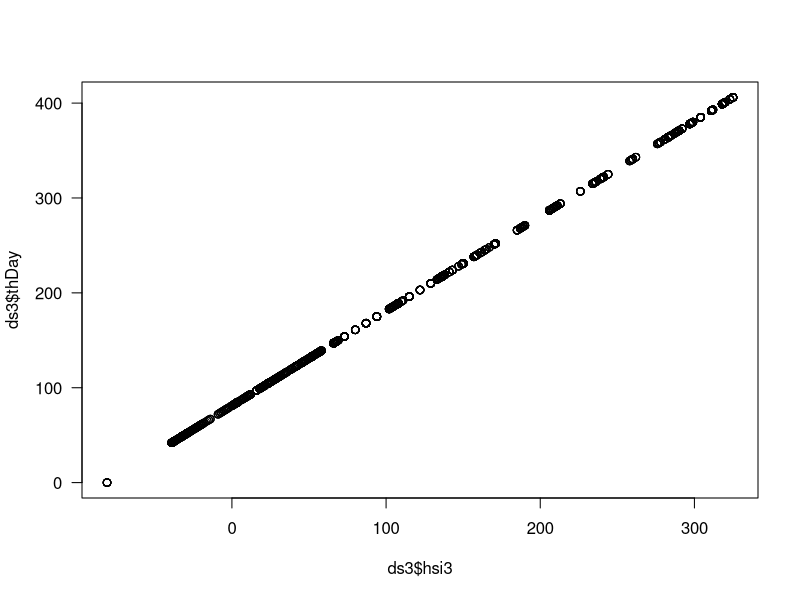
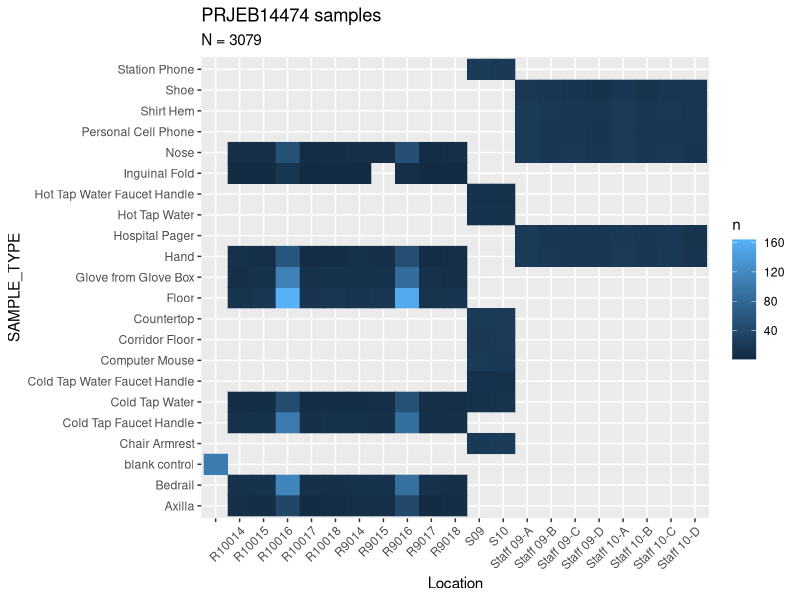
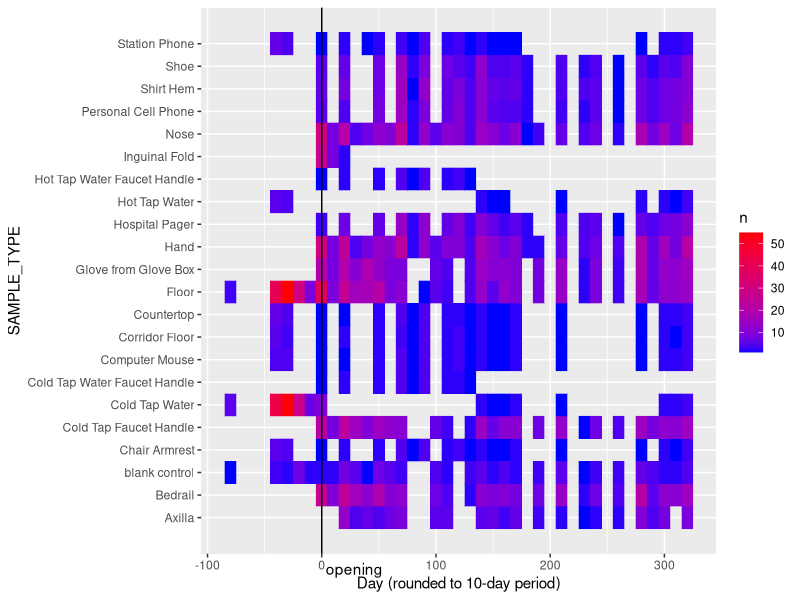
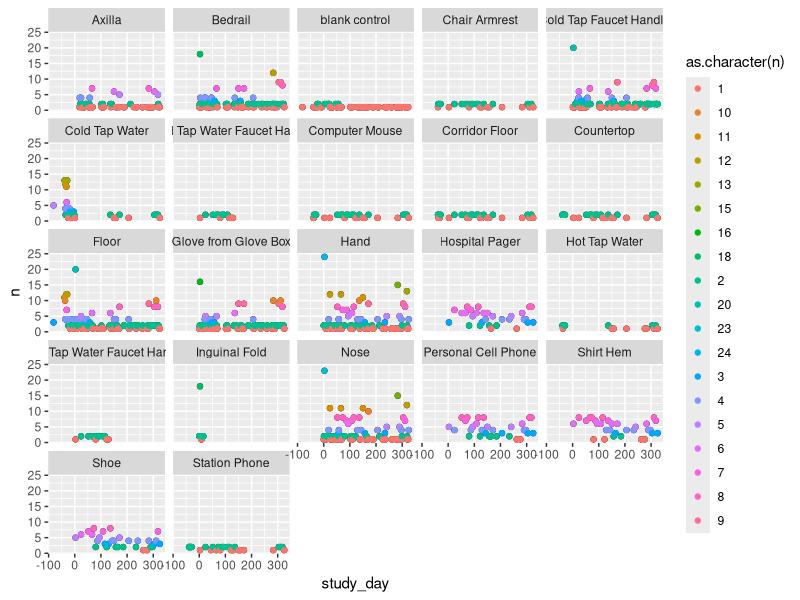
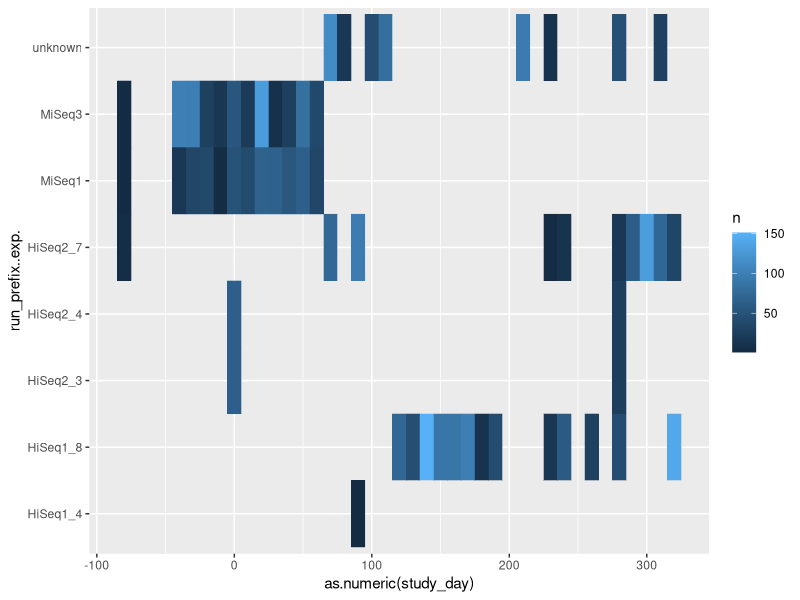
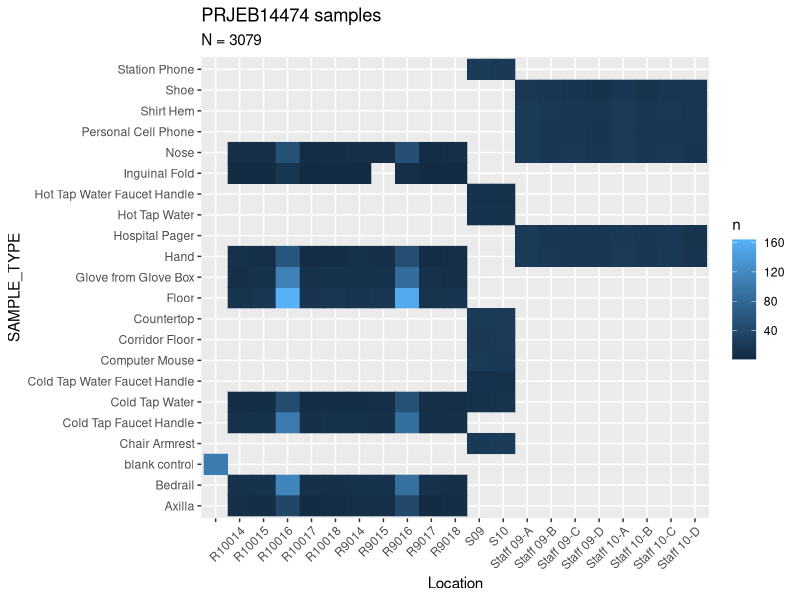
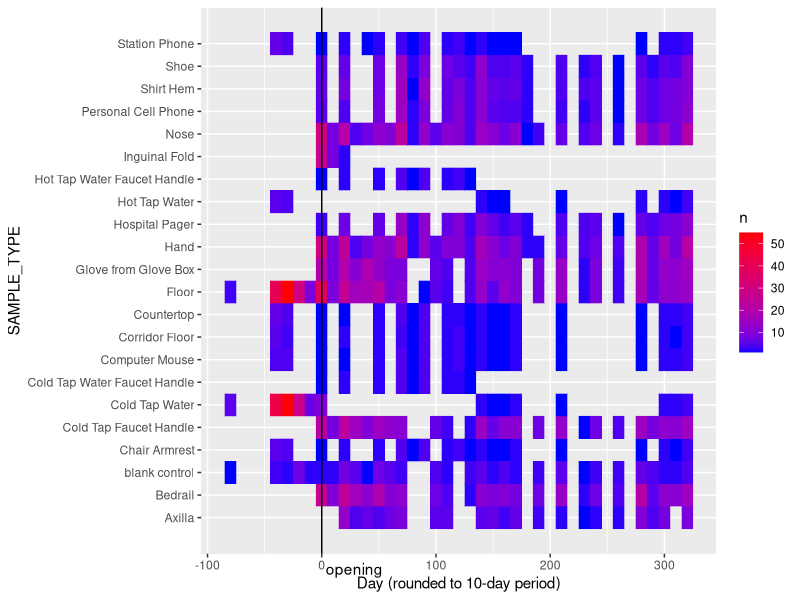

The R script that drew these images, in order:
## ---- chunk 1
knitr::opts_chunk$set(echo = TRUE)
## ---- chunk 2
suppressPackageStartupMessages(library(dplyr))
library(tidyr)
library(ggplot2)
## ---- chunk 3
data = read.delim2("PRJEB14474_SraRunTable.txt")
row.names(data) = data$ID
## ---- chunk 4
outDir = "PRJEB14474_output"
suppressWarnings(dir.create(outDir))
## ---- chunk 5
ds = strsplit(data$Date, split="/")
ds2 = do.call(rbind, ds) %>% data.frame()
row.names(ds2) = data$ID
names(ds2) = c("month", "day", "year")
ds2$monthC = as.character(ds2$month)
need0 = as.numeric(ds2$month) < 10
ds2$monthC[need0] = paste0("0", ds2$month[need0])
ds2$datestring = paste0("20", ds2$year, "-", ds2$monthC, "-", ds2$day)
ds2$date = as.Date(ds2$datestring)
ds2$thDay = as.numeric( ds2$date - min(ds2$date) )
## ---- chunk 6
head(ds2)
## ---- chunk 7
head(data$host_subject_id)
## ---- chunk 8
data$hsi3 = sapply(strsplit(data$host_subject_id, split=".", fixed=T),
             "[", 3)
data$hsi3 = as.numeric(data$hsi3)
summary(data$hsi3)
## ---- chunk 9
ds3 = merge(ds2, data["hsi3"], by=0)
row.names(ds3) = ds3$Row.names
ds3 = ds3[,grep(x=names(ds3), "Row.names", value=T, invert = T)]
plot(ds3$hsi3 , ds3$thDay, las=1)
## ---- chunk 10
table(ds3$thDay - ds3$hsi3 == 81)
## ---- chunk 11
is0 = which(ds3$hsi3 == 0 )
ds3$date[is0]
## ---- chunk 12
ds3$study_day = ds3$hsi3
## ---- chunk 13
df = merge(data, ds3, by=0)
df2 = df[,c("ID", "Sample.Name", "Sample_name", "host_subject_id", "Date", "study_day", "SAMPLE_TYPE", "Location", "run_prefix..exp.", "env_material", "surcat")]
## ---- chunk 14
write.table(file = file.path(outDir, "PRJEB14474_SraRunTable_reduced.txt"), 
            df2, quote=F, row.names = F, sep="\t")
## ---- chunk 15
df7 = df2 %>% 
  count(SAMPLE_TYPE, Location)

hm = ggplot(df7, aes(x=Location, y=SAMPLE_TYPE, color=n, fill=n)) + 
  geom_tile() +
  theme(axis.text.x = element_text(angle = 45, vjust = 1, hjust=1)) +
  ggtitle("PRJEB14474 samples", subtitle = paste("N =", nrow(data)))
hm

ggsave(file.path(outDir, "Locatoin-sampletype_heat.png"), hm)
write.table(df2 %>% 
              count(Location, SAMPLE_TYPE) %>% 
              mutate_all(function(x) replace(x, x=='', NA)) %>%
              pivot_wider(names_from = Location, values_from = "n" ),
            file = file.path(outDir, "Location-sampletype_table.txt"),
            quote=F, sep="\t", row.names = F)
## ---- chunk 16
df3 = df2 %>% count(study_day, SAMPLE_TYPE)
# ggplot(df3) +
#   geom_tile(aes(x=study_day, y=SAMPLE_TYPE, color=n, fill=n)) +
#   scale_color_gradient(low="blue", high="red") +
#   scale_fill_gradient(low="blue", high="red")
## ---- chunk 17
df4 = df2 %>% mutate(ishDay=round(study_day, -1)) %>% count(ishDay, SAMPLE_TYPE)

byday = ggplot(df4) +
  geom_tile(aes(x=ishDay, y=SAMPLE_TYPE, color=n, fill=n)) +
  scale_color_gradient(low="blue", high="red") +
  scale_fill_gradient(low="blue", high="red") +
  xlab("Day (rounded to 10-day period)") +
  geom_vline(x = 0,
             xintercept = 0,
             linetype = "solid") +
  annotate(geom = "text",
             label = " opening",
             x = 0, y=-1, 
             vjust = 1, hjust=0) +
  coord_cartesian(ylim = c(0, 23), clip = "off")
byday

ggsave(file.path(outDir, "time-sampletype_heat.png"), byday)
## ---- chunk 18
p2 = ggplot(df3, aes(x=study_day, y=n)) +
  geom_point() +
  facet_wrap(facets="SAMPLE_TYPE") +
  geom_point(aes(color=as.character(n))) + scale_color_hue()
p2
## ---- chunk 19
ns = which(data$surface != data$SAMPLE_TYPE)
cotype = paste(data$surface[ns], data$SAMPLE_TYPE[ns])
table(cotype)
## ---- chunk 20
table(data$SAMPLE_TYPE)
## ---- chunk 21
table(data$Location == data$loccat)
## ---- chunk 22
table(data$Location)
## ---- chunk 23
data %>% 
  count(target_gene..exp., run_prefix..exp.) %>%
  mutate_at(c("target_gene..exp.", "run_prefix..exp."), function(x) replace(x, x=='', "unknown")) %>%
  pivot_wider(names_from = run_prefix..exp., values_from= n)
## ---- chunk 24
dats = split(data, f=data$run_date..exp.)
# lapply(dats, function(df) unique(df$SAMPLE_TYPE))
# lapply(dats, function(df) unique(df$Location))
lapply(dats, function(df) unique(df$run_prefix..exp.))
# lapply(dats, function(df) unique(df$Date) %>% sort())
## ---- chunk 25
data %>% 
  count(Location, run_prefix..exp.) %>%
  mutate_at(c("Location", "run_prefix..exp."), function(x) replace(x, x=='', "unknown")) %>%
  pivot_wider(names_from = run_prefix..exp., values_from= n)
## ---- chunk 26
data %>% 
  count(SAMPLE_TYPE, run_prefix..exp.) %>%
  mutate_at(c("SAMPLE_TYPE", "run_prefix..exp."), function(x) replace(x, x=='', "unknown")) %>%
  pivot_wider(names_from = run_prefix..exp., values_from= n)
## ---- chunk 27
data %>% 
  count(AvgSpotLen, run_prefix..exp.) %>%
  mutate_at(c("AvgSpotLen", "run_prefix..exp."), function(x) replace(x, x=='', "unknown")) %>%
  pivot_wider(names_from = run_prefix..exp., values_from= n)
## ---- chunk 28
table(data$Date == gsub(" 12:00", "", data$COLLECTION_TIMESTAMP))
## ---- chunk 29
df5 = df2 %>% 
  mutate_at(c("study_day"), function(x) round(x, -1)) %>%
  count(study_day, run_prefix..exp.) %>%
  mutate_at(c("study_day", "run_prefix..exp."), function(x) replace(x, x=='', "unknown")) 

ggplot(df5, aes(x=as.numeric(study_day), y=run_prefix..exp., color=n, fill=n)) + 
  geom_tile()
## ---- chunk 30
# df5 %>% pivot_wider(names_from = run_prefix..exp., values_from= n)
## ---- chunk 31
table(data$env_biome)
## ---- chunk 32
feats = split(data, f=data$env_feature)
lapply(feats, function(df) unique(df$SAMPLE_TYPE))
## ---- chunk 33
mats = split(data, f=data$env_material)
lapply(mats, function(df) unique(df$SAMPLE_TYPE))
## ---- chunk 34
surcats = split(data, f=data$surcat)
lapply(surcats, function(df) unique(df$SAMPLE_TYPE))
## ---- chunk 35
lapply(surcats[c("Patient_Skin", "Staff_Skin")], function(df) unique(df$Location))
## ---- chunk 36
for (col in names(data)){
  vals = unique(data[,col])
  if (length(vals)==1){
    message("all rows: ", col, " = ", vals)
  } 
  else if (length(vals) > 6 ) {
    message(col, " (n=", length(vals), ")")
    print(vals[1:6])
  }else {
    message(col, " (n=", length(vals), ")")
    print(vals)
  }
}
## ---- chunk 37
sessionInfo()
